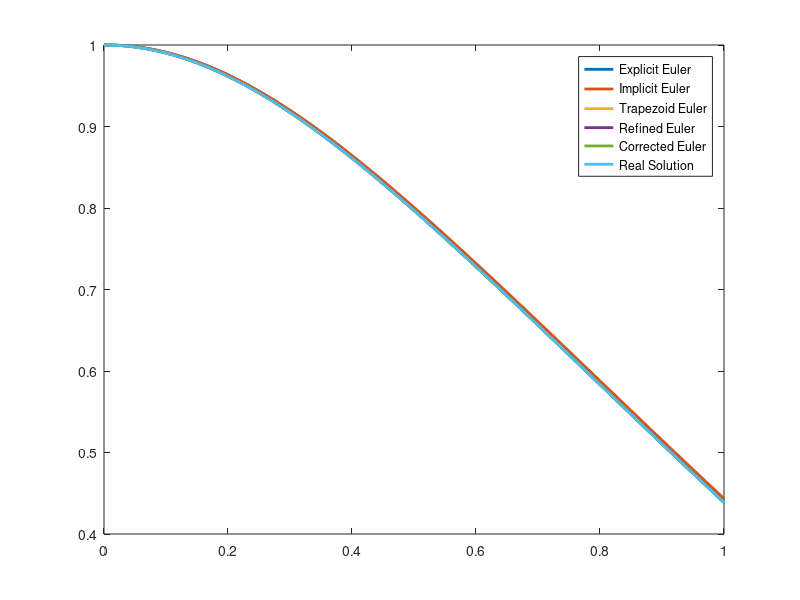
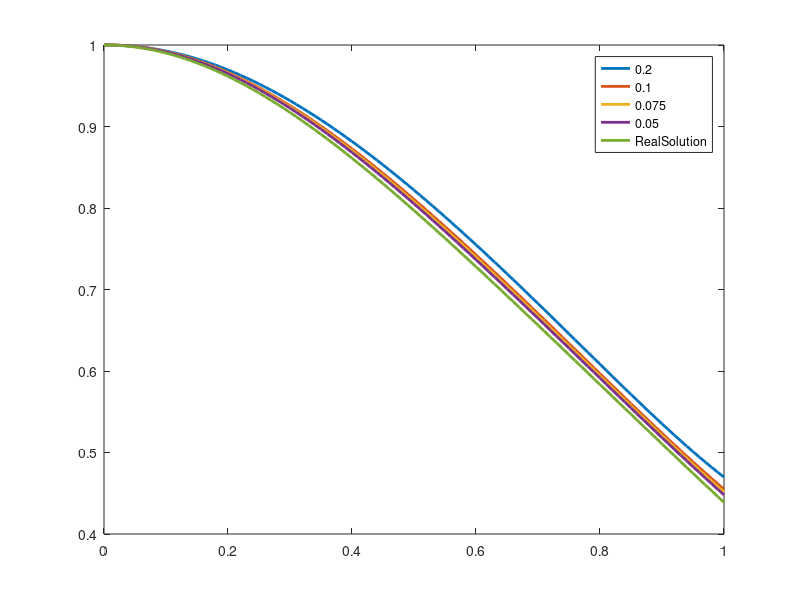

The MATLAB source for these figures, in order:
% y' = 2*x^3*y^3 - 2xy, y(0) = 1
clear all;
format long;
Dif1 = @(X, Y)(2*X.^3*Y.^3 - 2*X*Y);
Dif1Init = 1;
dF1dx = @(X, Y)(6*X.^2*Y.^3 - 2*Y);
dF1dy = @(X, Y)(6*X.^3*Y.^2 - 2*X);
dx = 0.01;
C = 1/2;
points = [0:dx:1];
Dif1Solution = @(X)(sqrt(1./((e.^(2*X.^2))./2 + X.^2 + 1./2)));

function res = Yavniy(Func, points, Y)
  Size = size(points)(2);
  dx = points(2) - points(1);
  res(Size) = 0;
  res(1) = Y;
  for I = 2:Size
    res(I) = res(I - 1) + Func(points(I - 1), res(I - 1)) * dx;
  end
end

function res = NeYavniy(Func, points, Y)
  Size = size(points)(2);
  dx = points(2) - points(1);
  res(Size) = 0;
  res(1) = Y;
  for I = 2:Size
    res(I) = res(I - 1) + Func(points(I - 1), res(I - 1)) * dx;
    res(I) = res(I - 1) + Func(points(I - 1), res(I)) * dx;
  end
end

function res = Trepez(Func, points, Y)
  Size = size(points)(2);
  dx = points(2) - points(1);
  res(Size) = 0;
  res(1) = Y;
  for I = 2:Size
    res(I) = res(I - 1) + dx/2*(Func(points(I - 1), res(I - 1)) + Func(points(I), res(I - 1) + Func(points(I - 1), res(I - 1)) * dx));
  end
end

function res = Utoncheniy(Func, points, Y)
  Size = size(points)(2);
  dx = points(2) - points(1);
  res(Size) = 0;
  res(1) = Y;
  res(2) = res(1) + Func(points(1), res(1)) * dx;
  for I = 3:Size
    res(I) = res(I - 2) + 2*(Func(points(I - 1), res(I - 1)))*dx;
  end
end

function res = Ispravleniy(Func, points, Y, dFdx, dFdy)
  Size = size(points)(2);
  dx = points(2) - points(1);
  res(Size) = 0;
  res(1) = Y;
  for I = 2:Size
    X = points(I - 1);
    Y = res(I - 1);
    res(I) = Y + Func(X, Y)*dx + dx*dx/2*(dFdx(X, Y) + dFdy(X, Y)*Func(X, Y));
  end
end

function res = RungeKutta(Func, points, Y, Alpha)
  Size = size(points)(2);
  dx = points(2) - points(1);
  res(Size) = 0;
  res(1) = Y;
  for I = 2:Size
    FirstTerm = (1 - Alpha)*Func(points(I - 1), res(I - 1));
    SecondTerm = Alpha*Func(points(I - 1) + dx/(2*Alpha), points(I - 1) + dx/(2*Alpha)*Func(points(I - 1), res(I - 1)));
    res(I) = res(I - 1) + dx*(FirstTerm + SecondTerm);
  end
end

function res = AdamsOrder2(Func, points, Y)
  Size = size(points)(2);
  dx = points(2) - points(1);
  res(Size) = 0;
  res(1) = Y;
  res(2) = res(1) + Func(points(1), res(1)) * dx;
  for I = 3:Size
    res(I) = res(I-1) + dx*(3/2*Func(points(I-1), res(I-1)) - 1/2*Func(points(I-2), res(I-2)));
  end
end

function res = AdamsOrder3(Func, points, Y)
  Size = size(points)(2);
  dx = points(2) - points(1);
  res(Size) = 0;
  res(1) = Y;
  res(2) = res(1) + Func(points(1), res(1)) * dx;
  res(3) = res(2) + dx*(3/2*Func(points(2), res(2)) - 1/2*Func(points(1), res(1)));
  for I = 4:Size
    res(I) = res(I-1) + dx*(23/12*Func(points(I-1), res(I-1)) - 16/12*Func(points(I-2), res(I-2)) + 5/12*Func(points(I-3), res(I-3)));
  end
end

function res = AdamsOrder4(Func, points, Y)
  Size = size(points)(2);
  dx = points(2) - points(1);
  res(Size) = 0;
  res(1) = Y;
  res(2) = res(1) + Func(points(1), res(1)) * dx;
  res(3) = res(2) + dx*(3/2*Func(points(2), res(2)) - 1/2*Func(points(1), res(1)));
  res(4) = res(3) + dx*(23/12*Func(points(3), res(3)) - 16/12*Func(points(2), res(2)) + 5/12*Func(points(1), res(1)));
  for I = 5:Size
    res(I) = res(I-1) + dx*(55/24*Func(points(I-1), res(I-1)) - 59/24*Func(points(I-2), res(I-2)) + 37/24*Func(points(I-3), res(I-3)) - 9/24*Func(points(I-4), res(I-4)));
  end
end

printf("First eq, Euler\n")
printf("Explicit Euler ");
mean(abs(Dif1Solution(points) - Yavniy(Dif1, points, Dif1Init)))
printf("Implicit Euler ");
mean(abs(Dif1Solution(points) - NeYavniy(Dif1, points, Dif1Init)))
printf("Trapezoid Euler ");
mean(abs(Dif1Solution(points) - Trepez(Dif1, points, Dif1Init)))
printf("Refined Euler ");
mean(abs(Dif1Solution(points) - Utoncheniy(Dif1, points, Dif1Init)))
printf("Corrected Euler ");
mean(abs(Dif1Solution(points) - Ispravleniy(Dif1, points, Dif1Init, dF1dx, dF1dy)))

figure(1);
plot(points, Yavniy(Dif1, points, Dif1Init), "linewidth", 2,
     points, NeYavniy(Dif1, points, Dif1Init), "linewidth", 2,
     points, Trepez(Dif1, points, Dif1Init), "linewidth", 2,
     points, Utoncheniy(Dif1, points, Dif1Init), "linewidth", 2,
     points, Ispravleniy(Dif1, points, Dif1Init, dF1dx, dF1dy), "linewidth", 2,
     points, Dif1Solution(points), "linewidth", 2
     );
legend("Explicit Euler", "Implicit Euler", "Trapezoid Euler", "Refined Euler", "Corrected Euler", "Real Solution");

printf("\n")
printf("First eq, RungeKutta\n")

printf("Alpha = 0.2 ")
mean(abs(Dif1Solution(points) - RungeKutta(Dif1, points, Dif1Init, 0.2)))
printf("Alpha = 0.1 ")
mean(abs(Dif1Solution(points) - RungeKutta(Dif1, points, Dif1Init, 0.1)))
printf("Alpha = 0.075 ")
mean(abs(Dif1Solution(points) - RungeKutta(Dif1, points, Dif1Init, 0.075)))
printf("Alpha = 0.05 ")
mean(abs(Dif1Solution(points) - RungeKutta(Dif1, points, Dif1Init, 0.05)))

figure(2);
plot(points, RungeKutta(Dif1, points, Dif1Init, 0.2), "linewidth", 2,
  points, RungeKutta(Dif1, points, Dif1Init, 0.1), "linewidth", 2,
  points, RungeKutta(Dif1, points, Dif1Init, 0.075), "linewidth", 2,
  points, RungeKutta(Dif1, points, Dif1Init, 0.05), "linewidth", 2,
  points, Dif1Solution(points), "linewidth", 2);
legend("0.2", "0.1", "0.075", "0.05", "RealSolution");

printf("\n");
printf("First eq, Adams-Bashforth\n");
printf("Second order ")
mean(abs(Dif1Solution(points) - AdamsOrder2(Dif1, points, Dif1Init)))
printf("Third order ")
mean(abs(Dif1Solution(points) - AdamsOrder3(Dif1, points, Dif1Init)))
printf("Fourth order ")
mean(abs(Dif1Solution(points) - AdamsOrder4(Dif1, points, Dif1Init)))